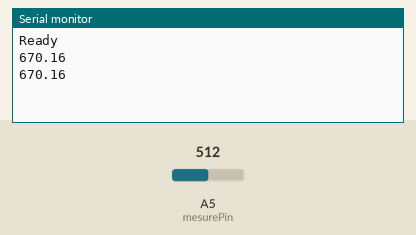
This sketch was run on a simulated Arduino Uno, built with avr-gcc and run on an emulated ATmega328P. Shown: the last lines printed to the serial monitor. The test bench sets the inputs (shaded band); at power-on: A5 (mesurePin) = 512.

Above: at 1.2 s.
1.3 s: A5 (mesurePin) set to 716
At 2.2 s:
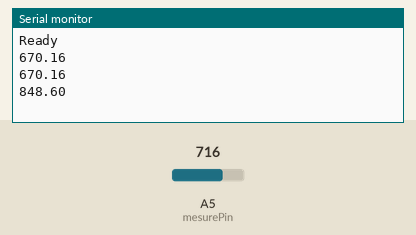
2.8 s: A5 (mesurePin) set to 900
At 3.4 s:
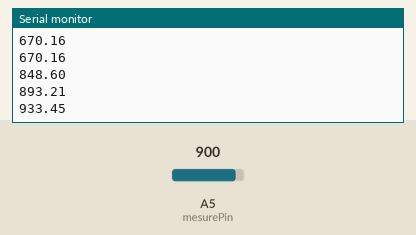
Timing chart, 0 to 5.8 s (numbered marks = the images above; inputs shaded):
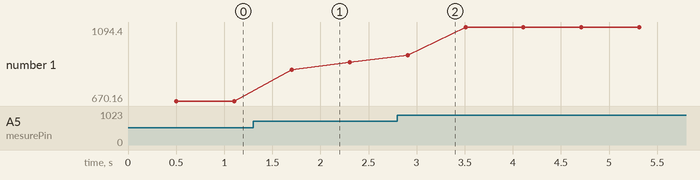

Measured:
- after the input at 1.3 s, the serial monitor: prints a new line after 0.40 s (image 1)
- after the input at 2.8 s, the serial monitor: prints a new line after 0.11 s (image 2)
- plotted number 1: 670.16 → 893.21 after the input at 1.3 s, 893.21 → 1094.4 after the input at 2.8 s

The sketch:

test_capteur_MPX5100AP.ino
```cpp
/*
 * Test du capteur MPX5100 AP.
 *
 * Auteurs :
 * Marc-Antoine BUCHET
 * Hugues Limousin
 *
 * Le but est de tester le capteur.
 * Testé avec un Arduino Uno.
 */

// Déclaration des pins :
int mesurePin = 5 ;

// Déclaration des variables :
int nbreCycles = 5 ; // Pour moyenner les mesures
int tempsAttente  = 100 ; // Ici, c'est environ la durée (en ms) entre deux mesures lors du moyennage
int mesure = 0 ; // valeur mesurée entre 0 et 1023
float pression = 0.0 ; // pression en Pa (obtenue par conversion de msure via une calibration)
float sommePression = 0.0 ; // Pour calcul de la pression moyenne
float pressionMoyenne = 0.0 ;

void setup() {
Serial.begin(9600); // set the baud rate
Serial.println("Ready") ; // print "Ready" once
}
void loop() {
  sommePression = 0.0 ;
  for(int i=0 ; i<nbreCycles ; i++) {
    mesure = analogRead(mesurePin) ;
    pression = (mesure * 5./1023.)*223.706+110.351 ; // Utiliser la calibration à terme
    sommePression += pression ;
    //Serial.println(mesure) ;
    delay(tempsAttente) ;
  }
  pressionMoyenne = sommePression/nbreCycles ;
  Serial.println(pressionMoyenne) ;
  delay(tempsAttente) ;
}
```
